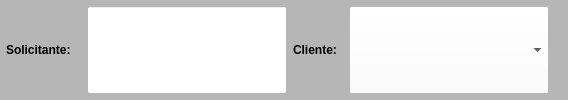
         <widget class="QWidget" name="widget" native="true">
          <property name="styleSheet">
           <string notr="true">background-color: rgb(182, 182, 182);</string>
          </property>
          <layout class="QHBoxLayout" name="horizontalLayout_3">
           <property name="leftMargin">
            <number>6</number>
           </property>
           <property name="topMargin">
            <number>6</number>
           </property>
           <property name="rightMargin">
            <number>6</number>
           </property>
           <property name="bottomMargin">
            <number>6</number>
           </property>
           <item>
            <widget class="QLabel" name="label_64">
             <property name="minimumSize">
              <size>
               <width>75</width>
               <height>0</height>
              </size>
             </property>
             <property name="maximumSize">
              <size>
               <width>75</width>
               <height>16777215</height>
              </size>
             </property>
             <property name="font">
              <font>
               <pointsize>9</pointsize>
               <weight>75</weight>
               <bold>true</bold>
              </font>
             </property>
             <property name="text">
              <string>Solicitante:</string>
             </property>
             <property name="alignment">
              <set>Qt::AlignLeading|Qt::AlignLeft|Qt::AlignVCenter</set>
             </property>
            </widget>
           </item>
           <item>
            <widget class="QLineEdit" name="line_Solicitante">
             <property name="sizePolicy">
              <sizepolicy hsizetype="Preferred" vsizetype="Preferred">
               <horstretch>0</horstretch>
               <verstretch>0</verstretch>
              </sizepolicy>
             </property>
             <property name="minimumSize">
              <size>
               <width>200</width>
               <height>0</height>
              </size>
             </property>
             <property name="maximumSize">
              <size>
               <width>200</width>
               <height>16777215</height>
              </size>
             </property>
             <property name="font">
              <font>
               <pointsize>9</pointsize>
              </font>
             </property>
             <property name="styleSheet">
              <string notr="true">background-color: rgb(255, 255, 255);</string>
             </property>
             <property name="alignment">
              <set>Qt::AlignCenter</set>
             </property>
            </widget>
           </item>
           <item>
            <widget class="QLabel" name="label_58">
             <property name="minimumSize">
              <size>
               <width>50</width>
               <height>0</height>
              </size>
             </property>
             <property name="maximumSize">
              <size>
               <width>50</width>
               <height>16777215</height>
              </size>
             </property>
             <property name="font">
              <font>
               <pointsize>9</pointsize>
               <weight>75</weight>
               <bold>true</bold>
              </font>
             </property>
             <property name="text">
              <string>Cliente:</string>
             </property>
             <property name="alignment">
              <set>Qt::AlignLeading|Qt::AlignLeft|Qt::AlignVCenter</set>
             </property>
            </widget>
           </item>
           <item>
            <widget class="QComboBox" name="combo_Cliente">
             <property name="sizePolicy">
              <sizepolicy hsizetype="Preferred" vsizetype="Preferred">
               <horstretch>0</horstretch>
               <verstretch>0</verstretch>
              </sizepolicy>
             </property>
             <property name="minimumSize">
              <size>
               <width>200</width>
               <height>0</height>
              </size>
             </property>
             <property name="maximumSize">
              <size>
               <width>200</width>
               <height>16777215</height>
              </size>
             </property>
             <property name="font">
              <font>
               <pointsize>9</pointsize>
              </font>
             </property>
             <property name="styleSheet">
              <string notr="true">background-color: rgb(255, 255, 255);</string>
             </property>
             <item>
              <property name="text">
               <string/>
              </property>
             </item>
             <item>
              <property name="text">
               <string>103 - HOMEBAG</string>
              </property>
             </item>
             <item>
              <property name="text">
               <string>2 - KOBA</string>
              </property>
             </item>
             <item>
              <property name="text">
               <string>6 - PACIFIL</string>
              </property>
             </item>
             <item>
              <property name="text">
               <string>5 - PLASTICOS ARACAJU</string>
              </property>
             </item>
             <item>
              <property name="text">
               <string>4 - PLASTICOS SUZUKI</string>
              </property>
             </item>
             <item>
              <property name="text">
               <string>8 - RECICLADORA</string>
              </property>
             </item>
             <item>
              <property name="text">
               <string>86 - TASHIRO &amp; TAKATA</string>
              </property>
             </item>
             <item>
              <property name="text">
               <string>3 - VOTI</string>
              </property>
             </item>
             <item>
              <property name="text">
               <string>16 - SUZUKI MAQUINAS</string>
              </property>
             </item>
            </widget>
           </item>
           <item>
            <widget class="QLabel" name="label">
             <property name="text">
              <string/>
             </property>
            </widget>
           </item>
          </layout>
         </widget>
